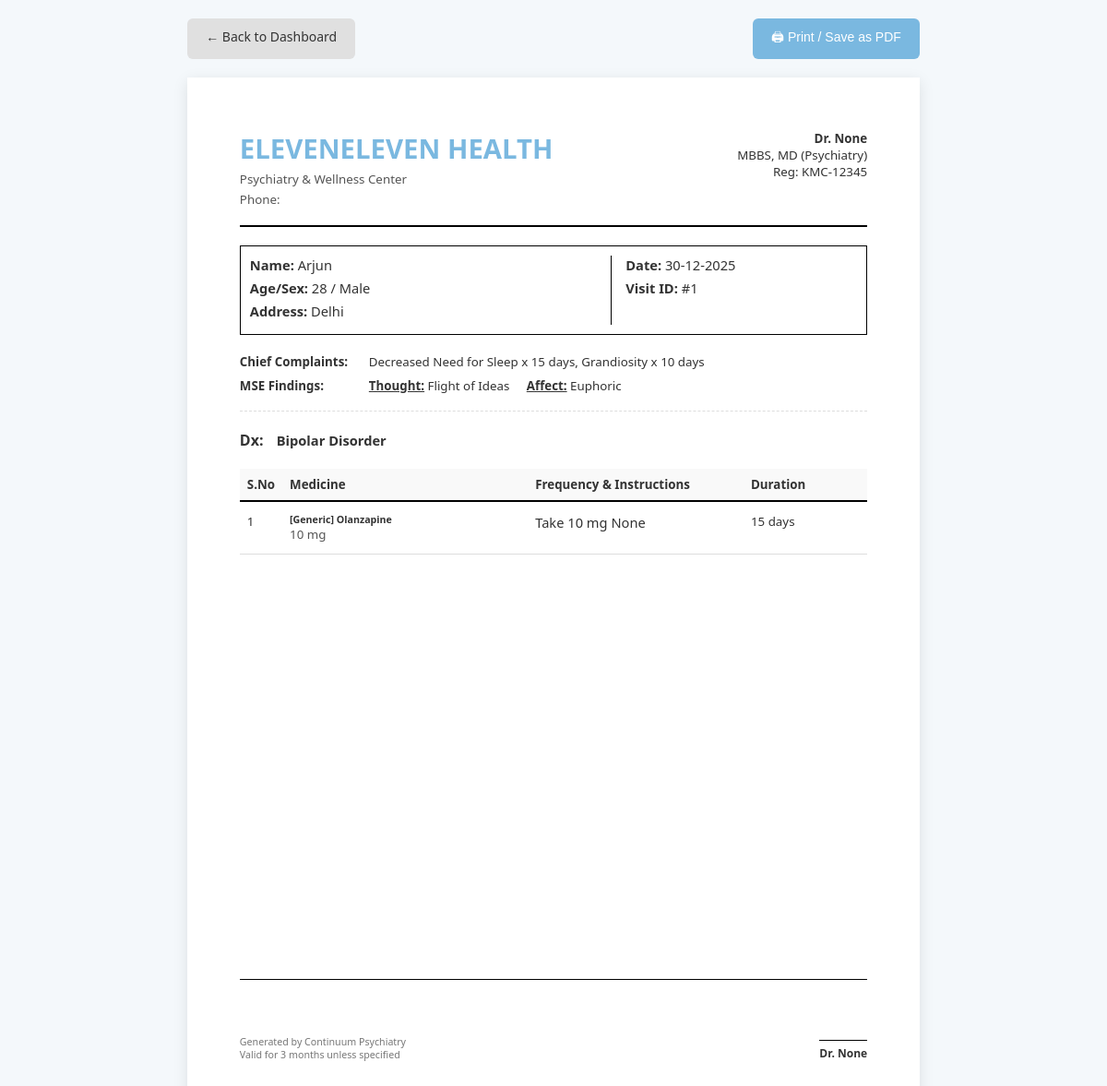
/preview_prescription/1 (signed in), run on the app's committed database.
### models.py (models this page shows, shortened)
class Doctor(db.Model):
    __tablename__ = 'doctors'
    id = db.Column(db.Integer, primary_key=True)
    username = db.Column(db.String(80), unique=True, nullable=False)
    password_hash = db.Column(db.String(120), nullable=False)
    full_name = db.Column(db.String(100)) # e.g. "Dr. John Doe"
    clinic_name = db.Column(db.String(200))
    kmc_code = db.Column(db.String(50))
    address_text = db.Column(db.Text)
    social_handle = db.Column(db.String(100)) # e.g. "@drjohnpsych"
    signature_filename = db.Column(db.String(200)) # Path to uploaded image
    phone = db.Column(db.String(20))
    email = db.Column(db.String(120))
    patients = db.relationship('Patient', backref='doctor', lazy=True)

class Patient(db.Model):
    __tablename__ = 'patients'
    id = db.Column(db.Integer, primary_key=True)
    name = db.Column(db.String(100), nullable=False)
    age = db.Column(db.Integer, nullable=False)
    sex = db.Column(db.String(10), nullable=False)
    address = db.Column(db.Text)
    doctor_id = db.Column(db.Integer, db.ForeignKey('doctors.id'), nullable=False)
    phone = db.Column(db.String(20))  # Optional Phone
    attender_name = db.Column(db.String(100))
    attender_relation = db.Column(db.String(50))
    attender_reliability = db.Column(db.String(10))  # 'Yes' or 'No'
    personal_notes = db.Column(db.Text)  # Doctor's personal ID notes
    visits = db.relationship('Visit', backref='patient', lazy=True, cascade='all, delete-orphan')

class Visit(db.Model):
    __tablename__ = 'visits'
    id = db.Column(db.Integer, primary_key=True)
    patient_id = db.Column(db.Integer, db.ForeignKey('patients.id'), nullable=False)
    date = db.Column(db.Date, nullable=False)
    visit_type = db.Column(db.String(20), nullable=False)  # 'First' or 'Follow-up'
    provisional_diagnosis = db.Column(db.Text)
    differential_diagnosis = db.Column(db.Text)
    next_visit_date = db.Column(db.Date)
    note = db.Column(db.Text)
    symptom_entries = db.relationship('SymptomEntry', backref='visit', lazy=True, cascade='all, delete-orphan')
    medication_entries = db.relationship('MedicationEntry', backref='visit', lazy=True, cascade='all, delete-orphan')
    side_effect_entries = db.relationship('SideEffectEntry', backref='visit', lazy=True, cascade='all, delete-orphan')
    mse_entries = db.relationship('MSEEntry', backref='visit', lazy=True, cascade='all, delete-orphan')
    stressor_entries = db.relationship('StressorEntry', backref='visit', lazy=True, cascade='all, delete-orphan')
    personality_entries = db.relationship('PersonalityEntry', backref='visit', lazy=True, cascade='all, delete-orphan')
    safety_profile = db.relationship('SafetyMedicalProfile', backref='visit', uselist=False, cascade='all, delete-orphan')

class SymptomEntry(db.Model):
    __tablename__ = 'symptom_entries'
    id = db.Column(db.Integer, primary_key=True)
    visit_id = db.Column(db.Integer, db.ForeignKey('visits.id'), nullable=False)
    symptom_name = db.Column(db.String(200), nullable=False)
    score_onset = db.Column(db.Float)
    score_progression = db.Column(db.Float)
    score_current = db.Column(db.Float, nullable=False)
    duration_text = db.Column(db.String(100))
    note = db.Column(db.Text)

class MSEEntry(db.Model):
    __tablename__ = 'mse_entries'
    id = db.Column(db.Integer, primary_key=True)
    visit_id = db.Column(db.Integer, db.ForeignKey('visits.id'), nullable=False)
    category = db.Column(db.String(50), nullable=False)  # 'Thought', 'Perception', 'Affect'
    finding_name = db.Column(db.String(200))
    score_onset = db.Column(db.Float)
    score_progression = db.Column(db.Float)
    score_current = db.Column(db.Float, nullable=False)  # Renamed from 'score'
    duration = db.Column(db.String(100))
    note = db.Column(db.Text)
    score = db.Column(db.Integer, default=0)

class MedicationEntry(db.Model):
    __tablename__ = 'medication_entries'
    id = db.Column(db.Integer, primary_key=True)
    visit_id = db.Column(db.Integer, db.ForeignKey('visits.id'), nullable=False)
    drug_name = db.Column(db.String(200), nullable=False)
    drug_type = db.Column(db.String(50))  # 'Brand' or 'Generic'
    dose_mg = db.Column(db.String(50))
    frequency = db.Column(db.String(20))
    duration_text = db.Column(db.String(100))
    note = db.Column(db.Text)  # Instructions (Before/After food)
    is_tapering = db.Column(db.Boolean, default=False)
    taper_plan = db.Column(db.Text, nullable=True)  # JSON array of steps

### app.py (the view, shortened to what this page needs)
@app.route('/preview_prescription/<int:visit_id>')
@login_required
def preview_prescription(visit_id):
    visit = Visit.query.get_or_404(visit_id)
    patient = visit.patient
    include_qr = request.args.get('include_qr') == 'true'
    lifchart_url = None
    qr_image_b64 = None
    return render_template('preview_prescription.html',
                         patient=patient,
                         visit=visit,
                         lifchart_url=lifchart_url,
                         qr_image_b64=qr_image_b64)

### templates/preview_prescription.html (shortened to what this page needs)
<!DOCTYPE html>
<html lang="en">
<head>
</head>
<body>
    <div class="action-bar">
        <a href="{{ url_for('dashboard') }}" class="btn btn-secondary">← Back to Dashboard</a>
        <button onclick="window.print()" class="btn btn-primary">🖨 Print / Save as PDF</button>
    </div>
    <div class="prescription-paper">
        <div class="rx-header">
            <div class="hospital-info">
                <h1>{{ guest_doctor.clinic if guest else (patient.doctor.clinic_name or "ElevenEleven Health") }}</h1>
                <p>{{ guest_doctor.address if guest else (patient.doctor.address_text or "Psychiatry & Wellness Center") }}</p>
                <p>Phone: {{ guest_doctor.phone if guest else (patient.doctor.phone or "") }}</p>
            </div>
            <div class="doctor-info">
                <p><strong>Dr. {{ guest_doctor.name if guest else (patient.doctor.full_name or session.get('username')|title) }}</strong></p>
                <p>{{ guest_doctor.qualification if guest else "MBBS, MD (Psychiatry)" }}</p>
                <p>Reg: {{ guest_doctor.registration if guest else (patient.doctor.kmc_code or "KMC-12345") }}</p>
            </div>
        </div>
        <div class="patient-info-box">
            <div class="info-left">
                <div class="info-row"><strong>Name:</strong> {{ guest_patient.name if guest else patient.name }}</div>
                <div class="info-row"><strong>Age/Sex:</strong> {{ guest_patient.age if guest else patient.age }} / {{ guest_patient.sex if guest else patient.sex }}</div>
                <div class="info-row"><strong>Address:</strong> {{ guest_patient.address if guest else patient.address }}</div>
            </div>
            <div class="info-right">
                <div class="info-row"><strong>Date:</strong> {{ visit.date.strftime('%d-%m-%Y') if visit.date else "Today" }}</div>
                <div class="info-row"><strong>Visit ID:</strong> #{{ visit.id if not guest else "Guest" }}</div>
            </div>
        </div>
        {% if visit.symptom_entries or visit.side_effect_entries or visit.mse_entries %}
        <div class="clinical-section">
            {% if visit.symptom_entries %}
            <div class="clinical-row">
                <div class="clinical-label">Chief Complaints:</div>
                <div class="clinical-data">
                    {% for s in visit.symptom_entries %}
                        {{ s.symptom_name }}{% if s.duration_text %} x {{ s.duration_text }}{% endif %}{% if not loop.last %}, {% endif %}
                    {% endfor %}
                </div>
            </div>
            {% endif %}
            {% if visit.mse_entries %}
                {% set thoughts = [] %}
                {% set perceptions = [] %}
                {% set affects = [] %}
                {% if thoughts or perceptions or affects %}
                <div class="clinical-row">
                    <div class="clinical-label">MSE Findings:</div>
                    <div class="clinical-data">
                        {% if thoughts %}
                            <div class="mse-group"><span>Thought:</span> {{ thoughts|join(', ') }}</div>
                        {% endif %}
                        {% if affects %}
                            <div class="mse-group"><span>Affect:</span> {{ affects|join(', ') }}</div>
                        {% endif %}
                    </div>
                </div>
                {% endif %}
            {% endif %}
        </div>
        {% endif %}
        {% if visit.provisional_diagnosis %}
        <div style="margin-bottom: 20px; font-weight: bold;">
            <span style="font-size: 12pt;">Dx:</span>
            <span style="font-size: 11pt; margin-left: 10px;">{{ visit.provisional_diagnosis }}</span>
        </div>
        {% endif %}
        <table class="rx-table">
            <thead>
                <tr>
                    <th style="width: 5%;">S.No</th>
                    <th style="width: 40%;">Medicine</th>
                    <th style="width: 35%;">Frequency & Instructions</th>
                    <th style="width: 20%;">Duration</th>
                </tr>
            </thead>
            <tbody>
                {% for entry in visit.medication_entries %}
                {% if entry.is_tapering and entry.taper_plan %}
                    {% set plan = entry.taper_plan|from_json %}
                    {% set plan_length = plan|length %}
                    {% set outer_index = loop.index %}
                    {% for step in plan %}
                    <tr>
                        {% if loop.first %}
                        <td rowspan="{{ plan_length + 1 }}" style="vertical-align: top;">{{ outer_index }}</td>
                        <td rowspan="{{ plan_length + 1 }}" style="vertical-align: top;">
                            <div style="font-size: 12pt;">
                                {% if entry.drug_type == 'Gen' or entry.drug_type == 'Generic' %}<span style="font-weight: bold; font-size: 7pt;">[Generic]</span> {% endif %}{{ entry.drug_name }}
                            </div>
                            <div style="font-weight: bold; font-size: 7pt; color: #555; margin-top: 4px;">(Tapering)</div>
                        </td>
                        {% endif %}
                        <td style="vertical-align: top; {% if not loop.last %}border-bottom: 1px dashed #e0e0e0;{% endif %}">
                            <div style="font-size: 9.5pt;">
                                Take {% if step.dose_mg %}{{ step.dose_mg }} {% endif %}{{ format_frequency(step.frequency) }}{% if loop.last %},{% endif %}
                            </div>
                            {% if step.note %}
                            <div style="font-style: italic; font-size: 10pt; margin-top: 2px;">({{ step.note }})</div>
                            {% endif %}
                        </td>
                        <td style="vertical-align: top; {% if not loop.last %}border-bottom: 1px dashed #e0e0e0;{% endif %}">
                            <div style="font-size: 9.5pt;">{{ step.duration_text }}</div>
                        </td>
                    </tr>
                    {% endfor %}
                    <tr>
                        <td style="vertical-align: top; padding-top: 4px;">
                            <div style="font-size: 9.5pt;">then stop / review.</div>
                        </td>
                        <td style="vertical-align: top;"></td>
                    </tr>
                {% else %}
                    <tr>
                        <td style="vertical-align: top;">{{ loop.index }}</td>
                        <td style="vertical-align: top;">
                            <div style="font-weight: bold; font-size: 8pt;">
                                {% if entry.drug_type == 'Gen' or entry.drug_type == 'Generic' %}[Generic] {% endif %}{{ entry.drug_name }}</div>
                            {% if entry.dose_mg %}
                            <div style="font-size: 10pt; color: #555;">{{ entry.dose_mg }}</div>
                            {% endif %}
                        </td>
                        <td style="vertical-align: top;">
                            <div style="font-size: 11pt;">
                                Take {% if entry.dose_mg %}{{ entry.dose_mg }} {% endif %}{{ format_frequency(entry.frequency) }}
                            </div>
                        </td>
                        <td style="vertical-align: top;">{{ entry.duration_text }}</td>
                    </tr>
                {% endif %}
                {% endfor %}
            </tbody>
        </table>
        <div class="rx-footer">
            <div style="font-size: 8pt; color: #777;">
                Generated by Continuum Psychiatry<br>
                Valid for 3 months unless specified
            </div>
            <div style="text-align: right;">
                {% if guest and guest_signature_b64 %}
                    <img style="max-height: 50px; display: block; margin-left: auto;">
                {% elif not guest and patient.doctor.signature_filename %}
                    <img src="{{ url_for('static', filename='signatures/' + patient.doctor.signature_filename) }}" style="max-height: 60px; display: block; margin-left: auto;">
                {% else %}
                    <div style="height: 50px;"></div>
                {% endif %}
                <div style="border-top: 1px solid #000; padding-top: 5px; margin-top: 5px; display: inline-block;">
                    <strong>Dr. {{ guest_doctor.name if guest else (patient.doctor.full_name or session.get('username')|title) }}</strong>
                </div>
            </div>
        </div>
    </div>
</body>
</html>

### data on the page
Doctor: clinic_name "ELEVENELEVEN HEALTH", address_text "Psychiatry & Wellness Center", full_name "None", kmc_code "KMC-12345"
Patient: name "Arjun", age "28", sex "Male", address "Delhi"
Visit: date "30-12-2025", id "1", provisional_diagnosis "Bipolar Disorder"
SymptomEntry: symptom_name "Decreased Need for Sleep", duration_text "15 days"
SymptomEntry: symptom_name "Grandiosity", duration_text "10 days"
MSEEntry: finding_name "Flight of Ideas"
MSEEntry: finding_name "Euphoric"
MedicationEntry: drug_type "[Generic]", drug_name "Olanzapine", dose_mg "10 mg", frequency "None", duration_text "15 days"

### other printed values
{{ guest_doctor.qualification if guest else "MBBS, MD (Psychiatry)" }} "MBBS, MD (Psychiatry)"
